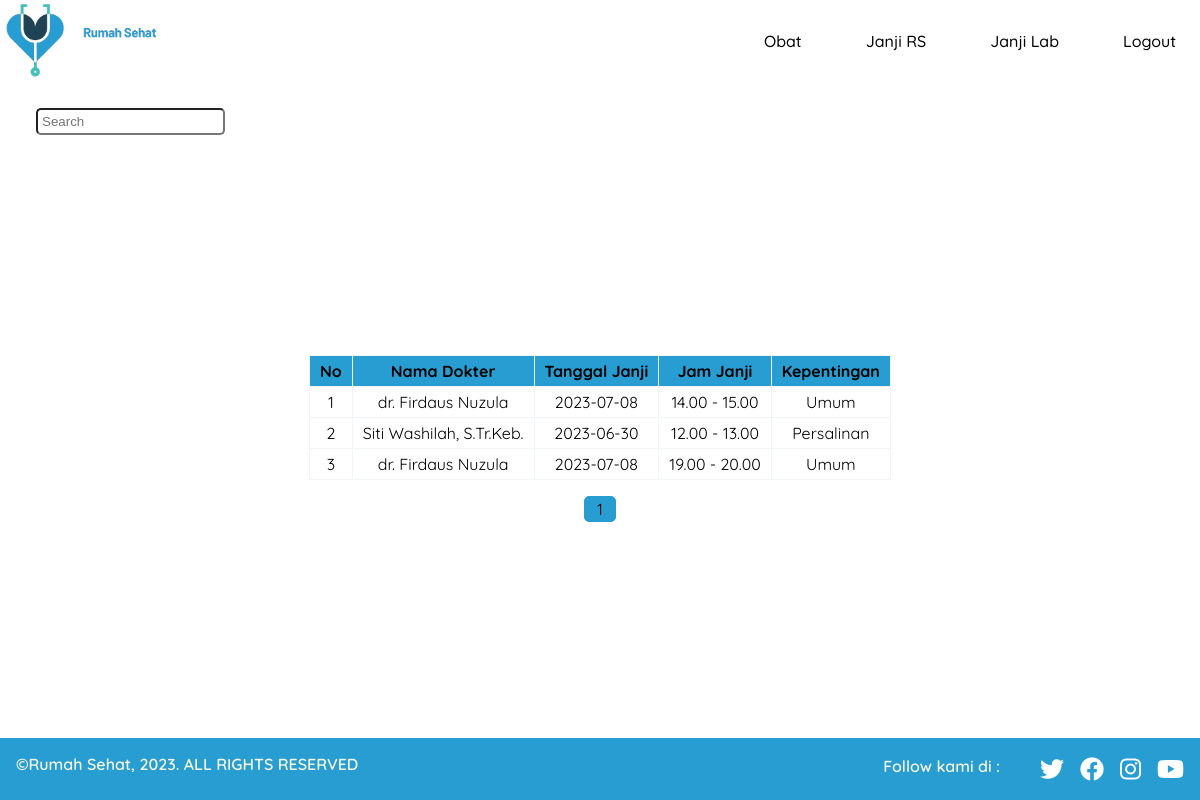
Screenshot of /dokter-rs.php with the database file from the repository.
### tables this page shows
CREATE TABLE `rs` (
  `id_rs` int(20) NOT NULL AUTO_INCREMENT,
  `pilih_dokter` varchar(40) NOT NULL,
  `pilih_tanggal` date NOT NULL,
  `pilih_jam` varchar(15) NOT NULL,
  `janji_rs` varchar(25) NOT NULL,
  `id` varchar(20) NOT NULL,
  PRIMARY KEY (`id_rs`,`id`),
  KEY `id` (`id`),
  CONSTRAINT `rs_ibfk_1` FOREIGN KEY (`id`) REFERENCES `pengguna` (`id`) ON DELETE CASCADE ON UPDATE CASCADE
);

### pages/functions-rs.php (called while the page is built, shortened)
<?php
include 'koneksi.php';
function  query($query) {
	global $db;
	$result = mysqli_query($db, $query);
	$d = [];
	while($data = mysqli_fetch_assoc($result)) {
		$d[] = $data;
	}
	return $d;
}
?>

### dokter-rs.php (the view, shortened to what this page needs)
<?php
include './pages/koneksi.php';
require './pages/functions-rs.php';
?>
<!DOCTYPE html>
<html lang="id">
<head>
  <link rel="stylesheet" href="./css/style.css">
  <link rel="stylesheet" href="https://cdnjs.cloudflare.com/ajax/libs/font-awesome/5.15.4/css/all.min.css">
</head>
<body>
<header class="navbar-container">
    <div class="logo">
       <a href="dokter.php"><img src="./src/Rumah Sehat.png" alt="logo"></a>
    </div>
    <nav class="nav-list">
        <ul>
            <li><a href="dokter.php">Obat</a></li>
            <li><a href="dokter-rs.php">Janji RS</a></li>
            <li><a href="dokter-lab.php">Janji Lab</a></li>
            <li><a href="./pages/logout.php" onclick="alert('Anda Berhasil Logout!')">Logout</a></li>
        </ul>
    </nav>
</header>
<div class="search-container">
    <form class="search" method="post">
        <input class="search" type="search" placeholder="Search" name="keyword" id="keyword">
    </form>
</div>
<main>
  <div class="table-container" id="table-container">
    <table class="tampil-table">
      <thead>
        <tr>
          <th>No</th>
          <th>Nama Dokter</th>
          <th>Tanggal Janji</th>
          <th>Jam Janji</th>
          <th>Kepentingan</th>
        </tr>
      </thead>
      <tbody>
      <?php
				$batas = 5;
				$halaman = isset($_GET['halaman'])?(int)$_GET['halaman'] : 1;
				$halaman_awal = ($halaman>1) ? ($halaman * $batas) - $batas : 0;
				$data = mysqli_query($db,"SELECT * FROM rs");
				$jumlah_data = mysqli_num_rows($data);
				$total_halaman = ceil($jumlah_data / $batas);
        if ($jumlah_data > 0) {
				$data_janji = query("SELECT * FROM rs limit $halaman_awal, $batas");
				$nomor = $halaman_awal+1;
			foreach ($data_janji as $d) {
        ?>
        <tr>
            <td><?php echo $nomor++; ?></td>
            <td><?php echo $d['pilih_dokter']; ?></td>
            <td><?php echo $d['pilih_tanggal']; ?></td>
            <td><?php echo $d['pilih_jam']; ?></td>
            <td><?php echo $d['janji_rs']; ?></td>
        </tr>
		<?php } ?>
        </tbody>
        <?php } else{
                echo "<tr><td colspan=6>Data Obat Tidak Ditemukan</td></tr>";
          } ?>
        </table>
      <nav class="page-container">
      <?php for($x=1;$x<=$total_halaman;$x++){ ?>
				<a class="page" href="?halaman=<?php echo $x ?>"><?php echo $x; ?></a>
			<?php } ?>
    </nav>
  </div>
</main>
<footer>
    <p>&copy;Rumah Sehat, 2023. ALL RIGHTS RESERVED</p>
    <div class="social-media">
        <p>Follow kami di :</p>
        <ul>
          <li><a href="#"><i class="fab fa-twitter"></i></a></li>
          <li><a href="#"><i class="fab fa-facebook"></i></a></li>
          <li><a href="#"><i class="fab fa-instagram"></i></a></li>
          <li><a href="#"><i class="fab fa-youtube"></i></a></li>
        </ul>
  </div>
</footer>
</body>
</html>

### css/style.css (style rules this page uses)
*, *::before, *::after { box-sizing: border-box; }
body { height: 100vh; font-family: 'Quicksand', sans-serif; margin: 0; display: flex; flex-direction: column; }
header.navbar-container { max-width: 1500px; width: 100%; margin-inline: auto; display: flex; justify-content: space-between; align-items: center; padding-bottom: 0.3rem; z-index: 999; }
header.navbar-container .logo img { width: 180px; }
header.navbar-container .nav-list ul { padding-left: 0; display: flex; justify-content: center; gap: 2rem 1rem; }
header.navbar-container .nav-list li { list-style-type: none; }
header.navbar-container .nav-list li a { text-decoration: none; font-size: 1rem; font-weight: 500; color: black; padding: .5rem 1.5rem; border-radius: 999px; transition: all .2s ease-in-out; }
main { max-width: 1200px; width: 100%; margin-inline: auto; padding: .4rem 4rem; flex: 1; display: flex; align-items: center; }
div.body-obat h2,p { margin-block: .5rem; text-align: center; }
div.search-container { display: flex; justify-content: space-between; align-items: center; margin-inline: 2rem; }
form.search { margin-top: 1rem; padding: .25rem; }
form input.search { border-radius: 5px; padding: .25rem; }
footer { display: flex; gap: 1rem 1rem; justify-content: space-between; z-index: 999; width: 100%; background-color: #289dd2; }
footer p { display: flex; gap: 1rem 1rem; color: beige; font-weight: 600; margin-inline-start: 1rem; margin-block: 1rem; }
div.social-media { display: flex; justify-content: center; }
div.social-media p { line-height: 25px; }
.social-media ul { display: flex; justify-content: center; gap: 1rem; margin-inline-end: 1rem; }
.social-media li { list-style-type: none; }
.social-media li a { text-decoration: none; font-size: 1.5rem; color: white; transition: all .1s ease-in-out; }
div.table-container { display: flex; flex-direction: column; flex: 1; }
table.tampil-table { margin: 0 auto; border-collapse: collapse; }
thead { background: #289dd2; font-weight: bold; }
table th,td { padding: 5px 10px; border: 1px solid #f2f5f7; text-align: center; }
nav.page-container { display: flex; align-items: flex-end; justify-content: center; flex: 1; }
nav.page-container a.page { border-radius: 5px; border: 1px solid #289dd2; width: 2rem; margin-inline: .375rem; margin-top: 1rem; padding: 2px; color: black; background-color: #289dd2; cursor: pointer; text-decoration: none; text-align: center; }

### rows the page displays
rs: pilih_dokter "dr. Firdaus Nuzula", pilih_tanggal "2023-07-08", pilih_jam "14.00 - 15.00", janji_rs "Umum"
rs: pilih_dokter "Siti Washilah, S.Tr.Keb.", pilih_tanggal "2023-06-30", pilih_jam "12.00 - 13.00", janji_rs "Persalinan"
rs: pilih_dokter "dr. Firdaus Nuzula", pilih_tanggal "2023-07-08", pilih_jam "19.00 - 20.00", janji_rs "Umum"
